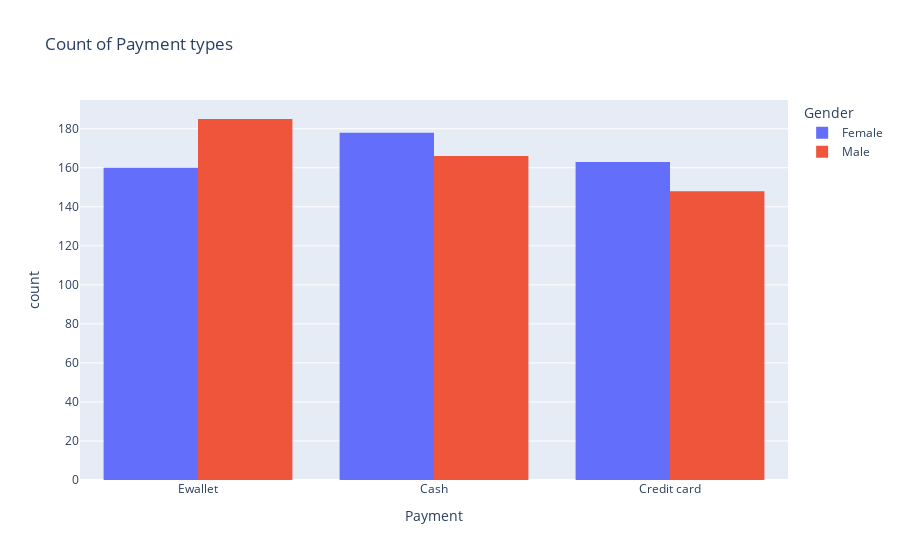

The code cell stored with this chart in its notebook:
### Code cell
fig = px.histogram(df,x= 'Payment',barmode='group',color='Gender',
                   title='Count of Payment types ')
fig

### Figure 1 — Plotly figure (JSON) as saved in the notebook; plotly's stock layout.template omitted (floating-point values rounded to 4 significant figures; data arrays with more than 128 entries replaced by an {"elided": "..."} marker saying what was removed)
{"data": [{"alignmentgroup": "True", "bingroup": "x", "hovertemplate": "Gender=Female<br>Payment=%{x}<br>count=%{y}<extra></extra>", "legendgroup": "Female", "marker": {"color": "#636efa", "pattern": {"shape": ""}}, "name": "Female", "offsetgroup": "Female", "orientation": "v", "showlegend": true, "type": "histogram", "x": {"elided": "501 str values"}, "xaxis": "x", "yaxis": "y"}, {"alignmentgroup": "True", "bingroup": "x", "hovertemplate": "Gender=Male<br>Payment=%{x}<br>count=%{y}<extra></extra>", "legendgroup": "Male", "marker": {"color": "#EF553B", "pattern": {"shape": ""}}, "name": "Male", "offsetgroup": "Male", "orientation": "v", "showlegend": true, "type": "histogram", "x": {"elided": "499 str values"}, "xaxis": "x", "yaxis": "y"}], "layout": {"barmode": "group", "legend": {"title": {"text": "Gender"}, "tracegroupgap": 0}, "title": {"text": "Count of Payment types "}, "xaxis": {"anchor": "y", "domain": [0, 1], "title": {"text": "Payment"}}, "yaxis": {"anchor": "x", "domain": [0, 1], "title": {"text": "count"}}}}
